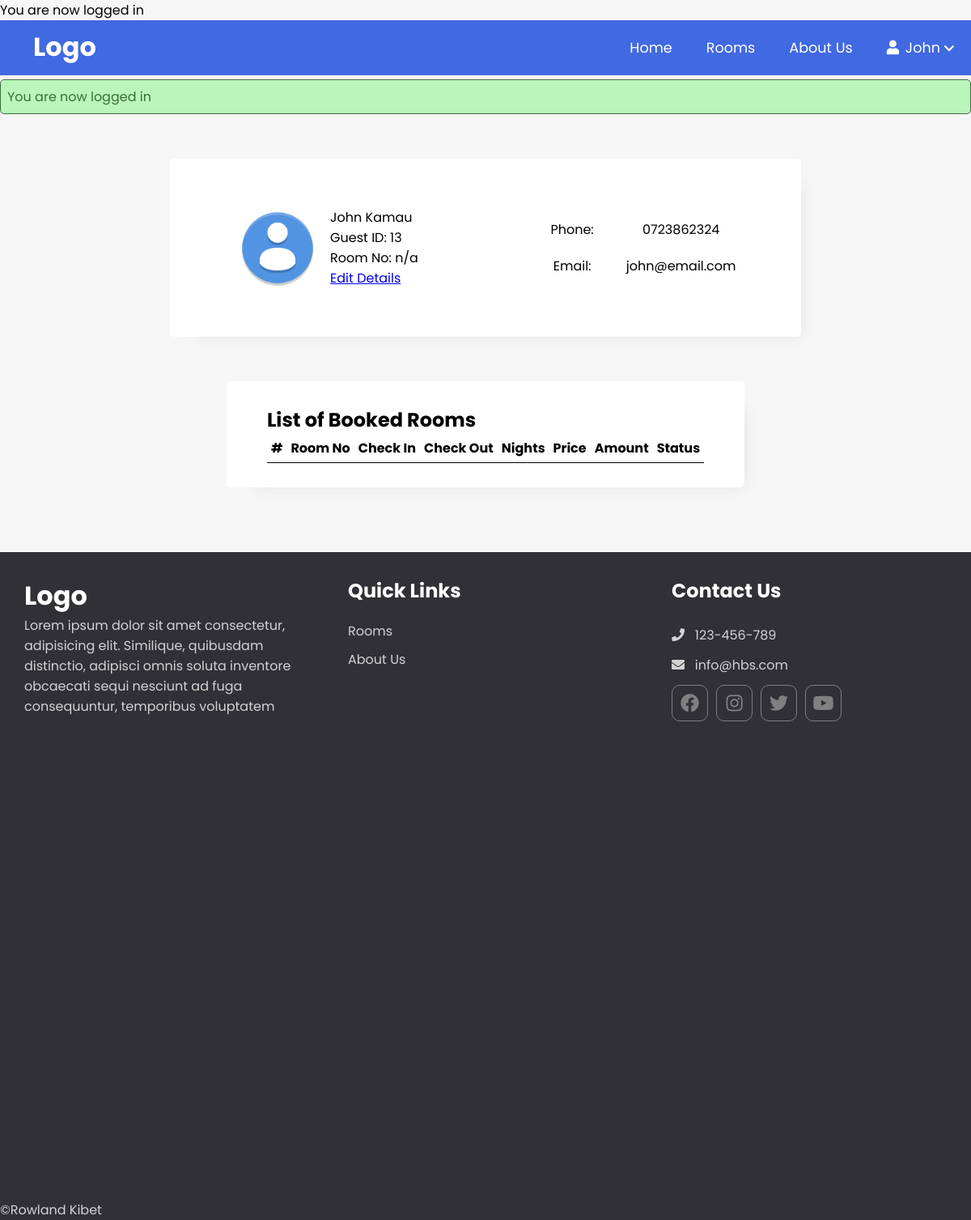
The app's page /user_profile.php (signed in) with its own data.
### tables this page shows
CREATE TABLE `users` (
  `id` int(11) NOT NULL,
  `first_name` varchar(20) NOT NULL,
  `last_name` varchar(20) NOT NULL,
  `email` varchar(255) NOT NULL,
  `address` varchar(30) NOT NULL,
  `phone_no` varchar(10) NOT NULL,
  `passport` varchar(30) NOT NULL,
  `nationality` varchar(50) NOT NULL,
  `password` varchar(255) NOT NULL,
  `role_id` int(11) NOT NULL
);

### app/controllers/booking.php (called while the page is built, shortened)
<?php
if(isset($_SESSION['id'])) {
    $id = $_SESSION['id'];
    $guest_info = selectOne('users', ['id' => $id]);
}

### app/database/db.php (called while the page is built, shortened)
<?php
require("connect.php");
function executeQuery($sql, $data) {
    global $conn;
    $stmt = $conn->prepare($sql);
    $values = array_values($data);
    $types = str_repeat('s', count($values));
    $stmt->bind_param($types, ...$values);
    $stmt->execute();
    return $stmt;
}
function selectOne($table, $conditions) {
    $sql = "SELECT * FROM $table";
    $i = 0;
    foreach ($conditions as $key => $value) {
        if ($i === 0) {
            $sql = $sql . " WHERE $key=?";
        } else {
            $sql = $sql . " AND $key=?";
        }
        $i++;
    }
    $sql = $sql . " LIMIT 1";
    $stmt = executeQuery($sql, $conditions);
    $records = $stmt->get_result()->fetch_assoc();
    return $records;
}

### user_profile.php (the view, shortened to what this page needs)
<?php include(ROOT_PATH . "\app\database\db.php"); ?>
<?php include(ROOT_PATH . "\app\controllers\booking.php") ?>
<!DOCTYPE html>
<html lang="en">
<head>
    <link href="assets/fontawesome/css/all.min.css"  rel="stylesheet">
    <link rel="stylesheet" href="assets/style.css">
</head>
<body>
<?php include(ROOT_PATH . "/app/includes/header.php"); ?>
    <div class="user-page-wrapper">
    <?php include(ROOT_PATH . "/app/includes/messages.php"); ?>
        <div class="user-wrapper">
            <div class="inner-wrapper">
                <div class="user-image">
                    <img src="assets/images/user-icon.png" alt="">
                </div>
                <div class="user-details">
                    <p><?php echo $guest_info['first_name'] . " " . $guest_info['last_name']; ?></p>
                    <p>Guest ID: <?php echo $guest_info['id']; ?></p>
                    <p>Room No: n/a</p>
                    <a href="<?php echo BASE_URL . '/edit_guest.php?id=' . $guest_info['id']; ?>">Edit Details</a>
                </div>
            </div>
            <div class="user-more-info">
                <table>
                    <tr>
                        <td>Phone:</td>
                        <td><?php echo $guest_info['phone_no']; ?></td>
                    </tr>
                    <tr>
                        <td>Email:</td>
                        <td><?php echo $guest_info['email']; ?></td>
                    </tr>
                </table>
            </div>
        </div>
        <div class="user-content-wrapper">
            <div class="user-table">
                <h2>List of Booked Rooms</h2>
                <table>
                    <thead>
                        <th>#</th>
                        <th>Room No</th>
                        <th>Check In</th>
                        <th>Check Out</th>
                        <th>Nights</th>
                        <th>Price</th>
                        <th>Amount</th>
                        <th>Status</th>
                    </thead>
                </table>
            </div>
        </div>
    </div>
    <?php include(ROOT_PATH . "/app/includes/footer.php"); ?>
</body>
</html>

### assets/style.css (style rules this page uses)
* { padding: 0; margin: 0; box-sizing: border-box; }
body { background-color: #f6f6f6; font-family: 'Poppins', sans-serif; }
.user-wrapper { display: flex; width: 65%; height: 220px; margin: 55px auto; background-color: white; box-shadow: 1rem 1rem 1rem -1rem #a0a0a033; border-radius: 5px; }
.user-wrapper > * { flex: 1 1 0; }
.inner-wrapper { padding: 10px; display: flex; justify-content: center; align-items: center; }
.user-image { width: 100px; margin-right: 15px; }
.user-image img { width: 100%; }
.user-details > a { display: block; }
.user-more-info { padding: 10px; display: flex; justify-content: center; align-items: center; }
.user-more-info table, .user-more-info td { border: none; border-spacing: 30px 10px; }
.user-content-wrapper { display: grid; margin-bottom: 80px; justify-content: center; align-items: start; }
.user-table { background-color: white; box-shadow: 1rem 1rem 1rem -1rem #a0a0a033; border-radius: 5px; padding: 30px 50px; }
.user-table table, th, td { border-bottom: 1px solid; border-collapse: collapse; }
.user-table th, td { padding: 5px; text-align: center; }

### records on screen
users: first_name "John", last_name "Kamau", id "13", phone_no "0723862324", email "john@email.com"

### other values on screen
$_SESSION['first_name'] "John"
$_SESSION['message'] "You are now logged in"
